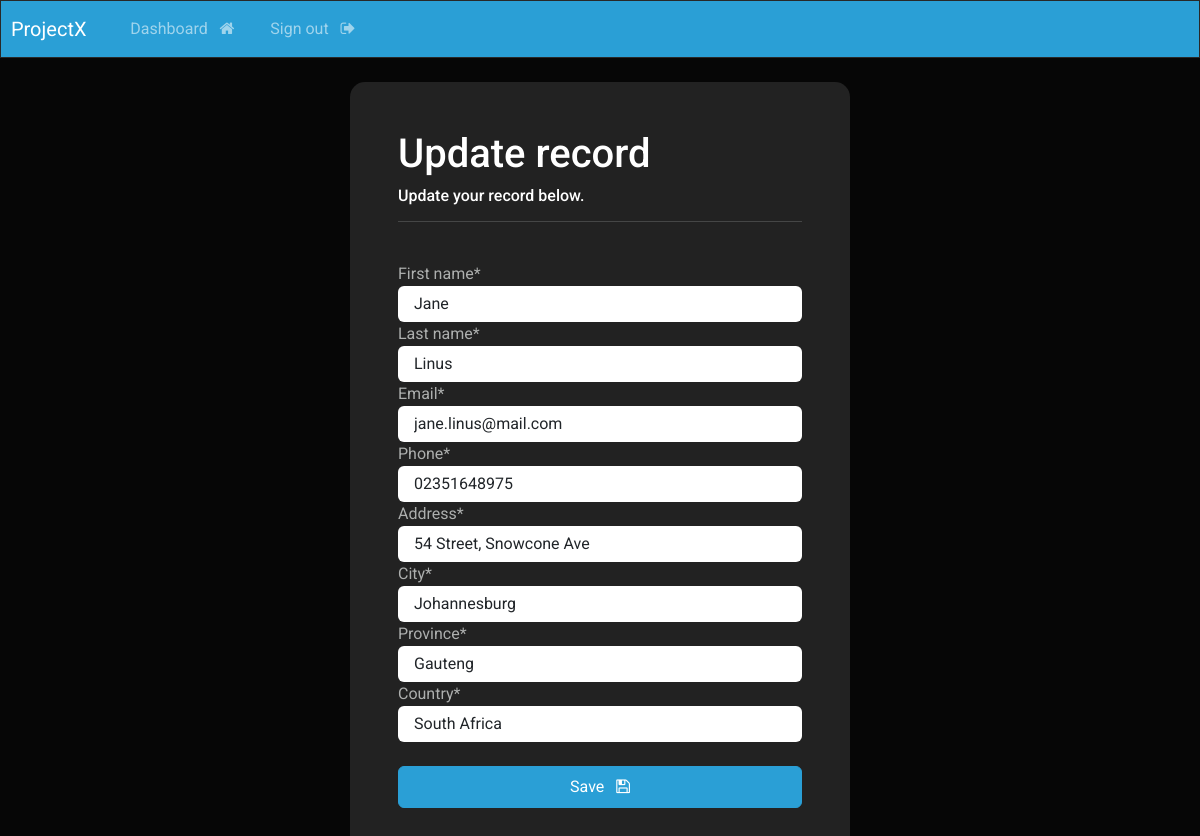
Screenshot of /webapp/update-record/2 (signed in) with the database file from the repository.
### webapp/models.py (models this page shows, shortened)
class Record(models.Model):
    creation_date = models.DateTimeField(auto_now_add=True)
    first_name = models.CharField(max_length=100)
    last_name = models.CharField(max_length=100)
    email = models.CharField(max_length=255)
    phone = models.CharField(max_length=20)
    address = models.CharField(max_length=300)
    city = models.CharField(max_length=255)
    province = models.CharField(max_length=200)
    country = models.CharField(max_length=125)

### webapp/views.py (the view)
# urls.py: path('update-record/<int:record_id>', views.update_record, name="update-record"),
@login_required(login_url="webapp:login")
def update_record(request, record_id):
    record = get_object_or_404(Record, pk=record_id)
    form = UpdateRecordForm(instance=record)
    if request.method == "POST":
        form = UpdateRecordForm(request.POST, instance=record)
        if form.is_valid():
            form.save()
            messages.success(request, "Your record was updated!")
            return HttpResponseRedirect(reverse("webapp:record", args=(record_id,)))
    context = {'form':form, 'id':record_id}
    return render(request, 'webapp/update-record.html', context=context)

### webapp/forms.py
class UpdateRecordForm(forms.ModelForm):
    class Meta:
        model = Record
        fields = ['first_name', 'last_name', 'email', 'phone', 'address', 'city', 'province', 'country']

### webapp/templates/webapp/update-record.html (shortened to what this page needs)
{% extends 'webapp/base.html' %}
{% load crispy_forms_tags %}
{% block content %}
    <div class="container bg-light shadow-md p-5 form-layout">
        <h3>Update record</h3>
        <h6>Update your record below.</h6>
        <hr>
        <br>
        <form action="{% url 'webapp:update-record' id %}" method="post" autocomplete="off">
            {{ form|crispy }}
            <br>
            <button type="submit" class="btn btn-primary w-100 btn-block p-2">
                Save &nbsp;
                <i class="fa fa-floppy-o" aria-hidden="true"></i>
            </button>
        </form>
    </div>
{% endblock %}

### static/css/style.css (style rules this page uses)
.form-layout { border-radius: 15px; width: 500px; }

### rows the page displays
Record: first_name "Jane", last_name "Linus", email "jane.linus@mail.com", phone "02351648975", address "54 Street, Snowcone Ave", city "Johannesburg", province "Gauteng", country "South Africa"
